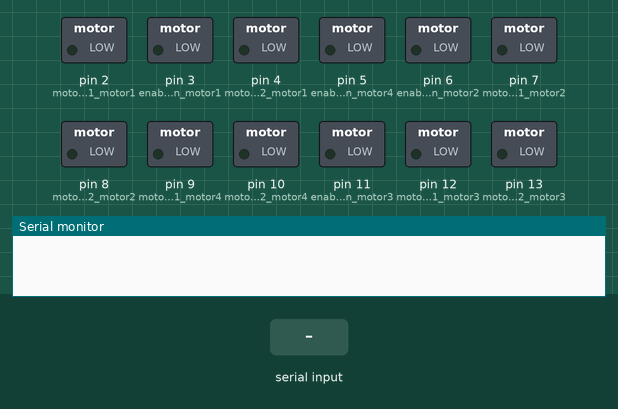
The sketch below on a simulated Arduino Uno, built with avr-gcc and run on an emulated ATmega328P. On the bench: switched loads named in the sketch (green lamp = pin HIGH), the last lines printed to the serial monitor. The test bench sets the inputs (shaded band).

Above: at 1.2 s.
1.3 s: "1\n" received over Serial
At 2.5 s:
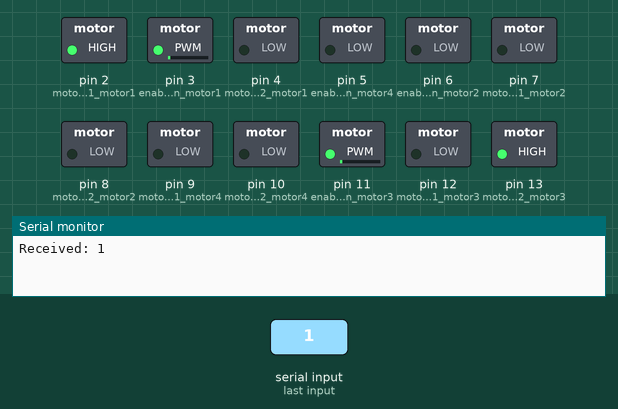
2.8 s: "1,90\n" received over Serial
At 3.7 s:
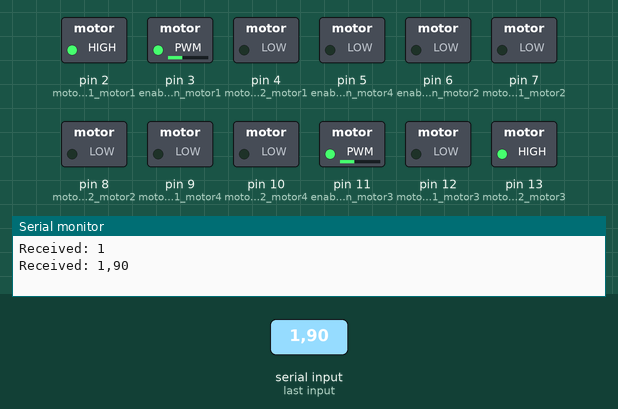
4.3 s: "2\n" received over Serial
At 4.7 s:
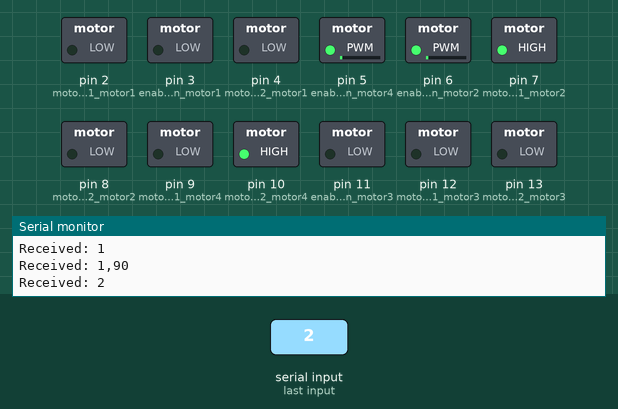
5.8 s: "90,45,200\n" received over Serial
At 6.2 s:
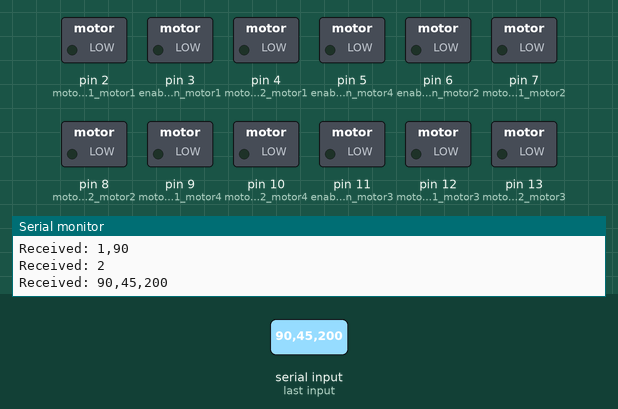
Timing chart, 0 to 8.3 s (numbered marks = the images above; inputs shaded):
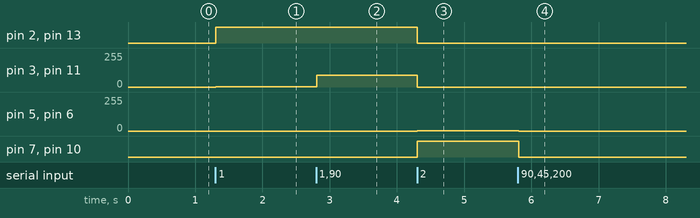

Measured:
- after the input at 1.3 s, pin 2 (motorPin1_motor1), pin 13 (motorPin2_motor3): LOW → HIGH at once; pin 3 (enablePin_motor1), pin 11 (enablePin_motor3): 0/255 → 1/255 at once
- after the input at 2.8 s, pin 3 (enablePin_motor1), pin 11 (enablePin_motor3): 1/255 → 90/255 at once
- after the input at 4.3 s, pin 2 (motorPin1_motor1), pin 13 (motorPin2_motor3): HIGH → LOW at once; pin 3 (enablePin_motor1), pin 11 (enablePin_motor3): 90/255 → 0/255 at once; pin 5 (enablePin_motor4), pin 6 (enablePin_motor2): 0/255 → 2/255 at once; pin 7 (motorPin1_motor2), pin 10 (motorPin2_motor4): LOW → HIGH at once
- after the input at 5.8 s, pin 5 (enablePin_motor4), pin 6 (enablePin_motor2): 2/255 → 0/255 at once; pin 7 (motorPin1_motor2), pin 10 (motorPin2_motor4): HIGH → LOW at once

The sketch:

uart_motor_control.ino
```cpp
// Motor control pins
const int motorPin1_motor1 = 2;  // Input 1 on the L293B
const int motorPin2_motor1 = 4;  // Input 2 on the L293B
const int enablePin_motor1 = 3;  // Enable Pin on L293B to control speed

const int motorPin1_motor2 = 7;  // Input 1 on the L293B
const int motorPin2_motor2 = 8;  // Input 2 on the L293B
const int enablePin_motor2 = 6;  // Enable Pin on L293B to control speed

const int motorPin1_motor3 = 12;  // Input 1 on the L293B
const int motorPin2_motor3 = 13;  // Input 2 on the L293B
const int enablePin_motor3 = 11;  // Enable Pin on L293B to control speed

const int motorPin1_motor4 = 9;  // Input 1 on the L293B
const int motorPin2_motor4 = 10;  // Input 2 on the L293B
const int enablePin_motor4 = 5;  // Enable Pin on L293B to control speed

const int MAX_SIZE = 3;

int arr[MAX_SIZE];
int currentSize = 0;

void setup() {
  // Set motor pins as output
  pinMode(motorPin1_motor1, OUTPUT);
  pinMode(motorPin2_motor1, OUTPUT);
  pinMode(enablePin_motor1, OUTPUT);

  pinMode(motorPin1_motor2, OUTPUT);
  pinMode(motorPin2_motor2, OUTPUT);
  pinMode(enablePin_motor2, OUTPUT);

  pinMode(motorPin1_motor3, OUTPUT);
  pinMode(motorPin2_motor3, OUTPUT);
  pinMode(enablePin_motor3, OUTPUT);

  pinMode(motorPin1_motor4, OUTPUT);
  pinMode(motorPin2_motor4, OUTPUT);
  pinMode(enablePin_motor4, OUTPUT);

  // Start the serial communication with the ESP32
  Serial.begin(9600);
  // Start the serial communication with the computer (optional, for debugging)
  Serial.begin(9600);
}

void move_forward(int speed, bool direction) {
  if (direction == true) {
    // Set motor speed and direction
    digitalWrite(motorPin1_motor1, HIGH); // Forward
    digitalWrite(motorPin2_motor1, LOW);
    analogWrite(enablePin_motor1, speed);

    digitalWrite(motorPin1_motor3, LOW); // Forward
    digitalWrite(motorPin2_motor3, HIGH);
    analogWrite(enablePin_motor3, speed);
  }
  else {
    // Set motor speed and direction
    digitalWrite(motorPin1_motor1, LOW); // Forward
    digitalWrite(motorPin2_motor1, HIGH);
    analogWrite(enablePin_motor1, speed);

    digitalWrite(motorPin1_motor3, HIGH); // Forward
    digitalWrite(motorPin2_motor3, LOW);
    analogWrite(enablePin_motor3, speed);
  }
}

void move_sideway(int speed, bool direction) {
  if (direction == true) {
    // Set motor speed and direction
    digitalWrite(motorPin1_motor2, HIGH); // Forward
    digitalWrite(motorPin2_motor2, LOW);
    analogWrite(enablePin_motor2, speed);

    digitalWrite(motorPin1_motor4, LOW); // Forward
    digitalWrite(motorPin2_motor4, HIGH);
    analogWrite(enablePin_motor4, speed);
  }
  else {
    // Set motor speed and direction
    digitalWrite(motorPin1_motor2, LOW); // Forward
    digitalWrite(motorPin2_motor2, HIGH);
    analogWrite(enablePin_motor2, speed);

    digitalWrite(motorPin1_motor4, HIGH); // Forward
    digitalWrite(motorPin2_motor4, LOW);
    analogWrite(enablePin_motor4, speed);
  }
}

void stop() {
  digitalWrite(motorPin1_motor1, LOW); // Forward
  digitalWrite(motorPin2_motor1, LOW);
  analogWrite(enablePin_motor1, 0);

  digitalWrite(motorPin1_motor3, LOW); // Forward
  digitalWrite(motorPin2_motor3, LOW);
  analogWrite(enablePin_motor3, 0);

  // Set motor speed and direction
  digitalWrite(motorPin1_motor2, LOW); // Forward
  digitalWrite(motorPin2_motor2, LOW);
  analogWrite(enablePin_motor2, 0);

  digitalWrite(motorPin1_motor4, LOW); // Forward
  digitalWrite(motorPin2_motor4, LOW);
  analogWrite(enablePin_motor4, 0);
}

void loop() {
  // Check if data is available to read
  if (Serial.available()) {
    // Read the incoming data
    String data = Serial.readStringUntil('\n');
    // Print the data to the serial monitor
    Serial.println("Received: " + data);

    // Split the data by commas
    int index1 = data.indexOf(',');
    int index2 = data.indexOf(',', index1 + 1);

    int functionId = data.substring(0, index1).toInt();
    int param1 = data.substring(index1 + 1, index2).toInt();
    int param2 = data.substring(index2 + 1).toInt();

    // Call the appropriate function based on functionId
    if (functionId == 1) {
      stop();
      move_forward(param1, param2);
    } else if (functionId == 2) {
      stop();
      move_sideway(param1, param2);
    } else {
      stop();
    }
  }
}
```
